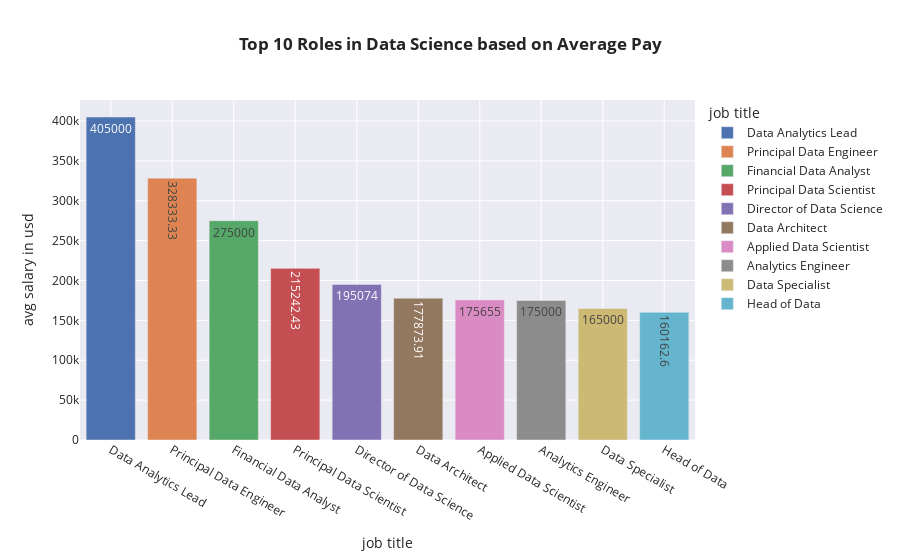

The notebook cell this image was saved under:
### Code cell
Mean_Sal['salary_in_usd'] = round(Mean_Sal['salary_in_usd'] , 2)
fig = px.bar(Mean_Sal, x = 'job_title' , y = 'salary_in_usd', color = 'job_title', 
             labels = {'job_title': 'job title' , 'salary_in_usd' :'avg salary in usd'},
            text = 'salary_in_usd', template = 'seaborn' , title = '<b>Top 10 Roles in Data Science based on Average Pay')
fig.show()

### Figure 1 — Plotly figure (JSON) as saved in the notebook; plotly's stock layout.template omitted (floating-point values rounded to 4 significant figures)
{"data": [{"alignmentgroup": "True", "hovertemplate": "job title=%{x}<br>avg salary in usd=%{text}<extra></extra>", "legendgroup": "Data Analytics Lead", "marker": {"color": "rgb(76,114,176)", "pattern": {"shape": ""}}, "name": "Data Analytics Lead", "offsetgroup": "Data Analytics Lead", "orientation": "v", "showlegend": true, "text": [405000], "textposition": "auto", "type": "bar", "x": ["Data Analytics Lead"], "xaxis": "x", "y": [405000], "yaxis": "y"}, {"alignmentgroup": "True", "hovertemplate": "job title=%{x}<br>avg salary in usd=%{text}<extra></extra>", "legendgroup": "Principal Data Engineer", "marker": {"color": "rgb(221,132,82)", "pattern": {"shape": ""}}, "name": "Principal Data Engineer", "offsetgroup": "Principal Data Engineer", "orientation": "v", "showlegend": true, "text": [328300.0], "textposition": "auto", "type": "bar", "x": ["Principal Data Engineer"], "xaxis": "x", "y": [328300.0], "yaxis": "y"}, {"alignmentgroup": "True", "hovertemplate": "job title=%{x}<br>avg salary in usd=%{text}<extra></extra>", "legendgroup": "Financial Data Analyst", "marker": {"color": "rgb(85,168,104)", "pattern": {"shape": ""}}, "name": "Financial Data Analyst", "offsetgroup": "Financial Data Analyst", "orientation": "v", "showlegend": true, "text": [275000], "textposition": "auto", "type": "bar", "x": ["Financial Data Analyst"], "xaxis": "x", "y": [275000], "yaxis": "y"}, {"alignmentgroup": "True", "hovertemplate": "job title=%{x}<br>avg salary in usd=%{text}<extra></extra>", "legendgroup": "Principal Data Scientist", "marker": {"color": "rgb(196,78,82)", "pattern": {"shape": ""}}, "name": "Principal Data Scientist", "offsetgroup": "Principal Data Scientist", "orientation": "v", "showlegend": true, "text": [215200.0], "textposition": "auto", "type": "bar", "x": ["Principal Data Scientist"], "xaxis": "x", "y": [215200.0], "yaxis": "y"}, {"alignmentgroup": "True", "hovertemplate": "job title=%{x}<br>avg salary in usd=%{text}<extra></extra>", "legendgroup": "Director of Data Science", "marker": {"color": "rgb(129,114,179)", "pattern": {"shape": ""}}, "name": "Director of Data Science", "offsetgroup": "Director of Data Science", "orientation": "v", "showlegend": true, "text": [195074], "textposition": "auto", "type": "bar", "x": ["Director of Data Science"], "xaxis": "x", "y": [195074], "yaxis": "y"}, {"alignmentgroup": "True", "hovertemplate": "job title=%{x}<br>avg salary in usd=%{text}<extra></extra>", "legendgroup": "Data Architect", "marker": {"color": "rgb(147,120,96)", "pattern": {"shape": ""}}, "name": "Data Architect", "offsetgroup": "Data Architect", "orientation": "v", "showlegend": true, "text": [177900.0], "textposition": "auto", "type": "bar", "x": ["Data Architect"], "xaxis": "x", "y": [177900.0], "yaxis": "y"}, {"alignmentgroup": "True", "hovertemplate": "job title=%{x}<br>avg salary in usd=%{text}<extra></extra>", "legendgroup": "Applied Data Scientist", "marker": {"color": "rgb(218,139,195)", "pattern": {"shape": ""}}, "name": "Applied Data Scientist", "offsetgroup": "Applied Data Scientist", "orientation": "v", "showlegend": true, "text": [175655], "textposition": "auto", "type": "bar", "x": ["Applied Data Scientist"], "xaxis": "x", "y": [175655], "yaxis": "y"}, {"alignmentgroup": "True", "hovertemplate": "job title=%{x}<br>avg salary in usd=%{text}<extra></extra>", "legendgroup": "Analytics Engineer", "marker": {"color": "rgb(140,140,140)", "pattern": {"shape": ""}}, "name": "Analytics Engineer", "offsetgroup": "Analytics Engineer", "orientation": "v", "showlegend": true, "text": [175000], "textposition": "auto", "type": "bar", "x": ["Analytics Engineer"], "xaxis": "x", "y": [175000], "yaxis": "y"}, {"alignmentgroup": "True", "hovertemplate": "job title=%{x}<br>avg salary in usd=%{text}<extra></extra>", "legendgroup": "Data Specialist", "marker": {"color": "rgb(204,185,116)", "pattern": {"shape": ""}}, "name": "Data Specialist", "offsetgroup": "Data Specialist", "orientation": "v", "showlegend": true, "text": [165000], "textposition": "auto", "type": "bar", "x": ["Data Specialist"], "xaxis": "x", "y": [165000], "yaxis": "y"}, {"alignmentgroup": "True", "hovertemplate": "job title=%{x}<br>avg salary in usd=%{text}<extra></extra>", "legendgroup": "Head of Data", "marker": {"color": "rgb(100,181,205)", "pattern": {"shape": ""}}, "name": "Head of Data", "offsetgroup": "Head of Data", "orientation": "v", "showlegend": true, "text": [160200.0], "textposition": "auto", "type": "bar", "x": ["Head of Data"], "xaxis": "x", "y": [160200.0], "yaxis": "y"}], "layout": {"barmode": "relative", "legend": {"title": {"text": "job title"}, "tracegroupgap": 0}, "title": {"text": "<b>Top 10 Roles in Data Science based on Average Pay"}, "xaxis": {"anchor": "y", "categoryarray": ["Data Analytics Lead", "Principal Data Engineer", "Financial Data Analyst", "Principal Data Scientist", "Director of Data Science", "Data Architect", "Applied Data Scientist", "Analytics Engineer", "Data Specialist", "Head of Data"], "categoryorder": "array", "domain": [0, 1], "title": {"text": "job title"}}, "yaxis": {"anchor": "x", "domain": [0, 1], "title": {"text": "avg salary in usd"}}}}
